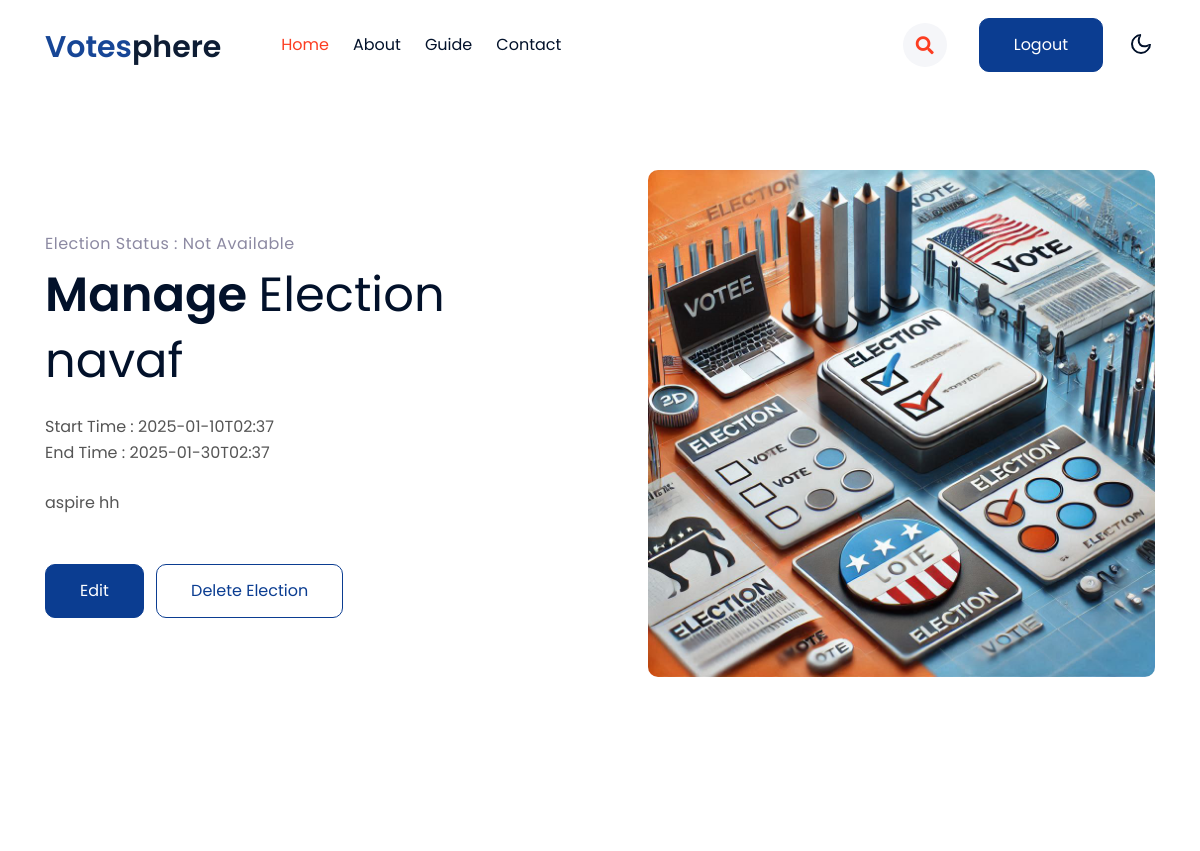
Before: /election_manager/1/ (upper part) with the older database file.
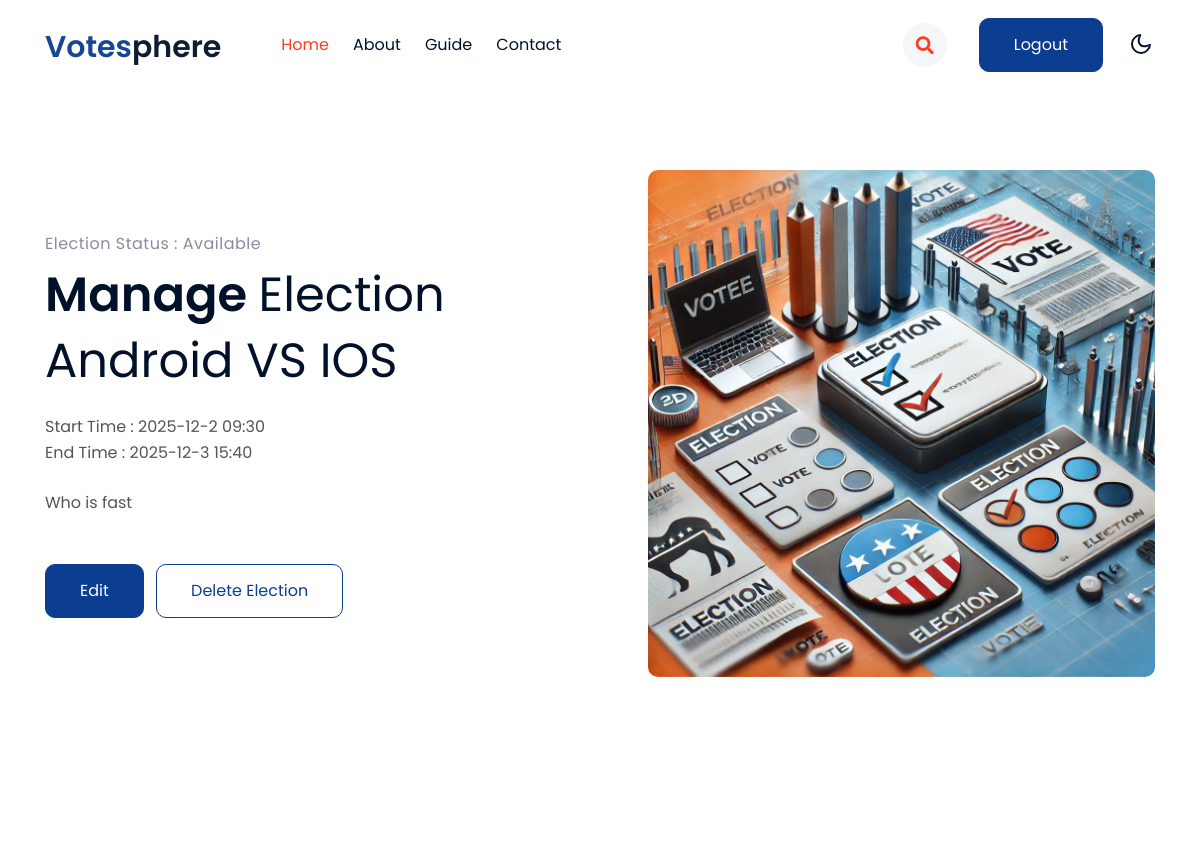
After: the same page with the newer database file.
### vote/models.py (models this page shows, shortened)
class Election(models.Model):
    election_officer = models.ForeignKey(ElectionOfficerReg, on_delete=models.CASCADE, related_name='elections')
    election_no = models.IntegerField(unique=True)
    name=models.CharField(max_length=20)
    start_time=models.CharField(max_length=20)
    end_time=models.CharField(max_length=20)
    description=models.CharField(max_length=200)
    status=models.CharField(max_length=20,choices=choice)

### vote/views.py (the view)
# urls.py: path('election_manager/<int:election_id>/', views.election_detail_manager, name='election_detail_manager'),
def election_detail_manager(request, election_id):
    try:
        election = Election.objects.get(id=election_id)
        return render(request, 'election_detail_manager.html', {'election': election})
    except Election.DoesNotExist:
        return render(request, '404.html', {'message': 'Election not found.'})

### vote/templates/election_detail_manager.html (shortened to what the changed rows need)
{% load static %}
<!doctype html>
<html lang="en">
<head>
    <link rel="stylesheet" href="{% static 'css/style-starter.css' %}">
</head>
<body>
    <header id="site-header" class="fixed-top">
        <div class="container">
            <nav class="navbar navbar-expand-lg navbar-light stroke py-lg-0">
                <h1><a class="navbar-brand pe-xl-5 pe-lg-4" href="index.html">
                        <span class="sublog">Votes</span>phere
                    </a></h1>
            </nav>
        </div>
    </header>
    <section class="w3l-main-content" id="home">
        <div class="container">
            <div class="row align-items-center w3l-slider-grids">
                <div class="col-lg-6 w3l-slider-left-info pe-lg-5">
                    <h6 class="title-subhny mb-2">Election status : {{ election.status }}</h6>
                    <h3 class="mb-2 title"> <span>Manage </span>Election</h3>
                    <h3 class="mb-4 title">{{ election.name }}</h3>
                    <p class="w3banr-p">Start Time : {{ election.start_time }}</p>
                    <p class="w3banr-p">End Time : {{ election.end_time }}</p><br>
                    <p class="w3banr-p">{{ election.description }}</p>
                    <div class="w3l-buttons mt-sm-5 mt-4">
                        <a class="btn btn-primary btn-style me-2" href={% url 'edit_election' election.id %}>Edit </a>
                        <a class="btn btn-outline-primary btn-style "  onclick="return confirm('Are you sure you want to delete this election?')" href={% url 'delete_election' election.id %}> Delete Election </a>
                    </div>
                </div>
            </div>
        </div>
    </section>
</body>
</html>

Changed rows visible on the page:
changed Election: status "Not Available" → "Available"; name "navaf" → "Android VS IOS"; start_time "2025-01-10T02:37" → "2025-12-2 09:30"; end_time "2025-01-30T02:37" → "2025-12-3 15:40"; description "aspire hh" → "Who is fast"
